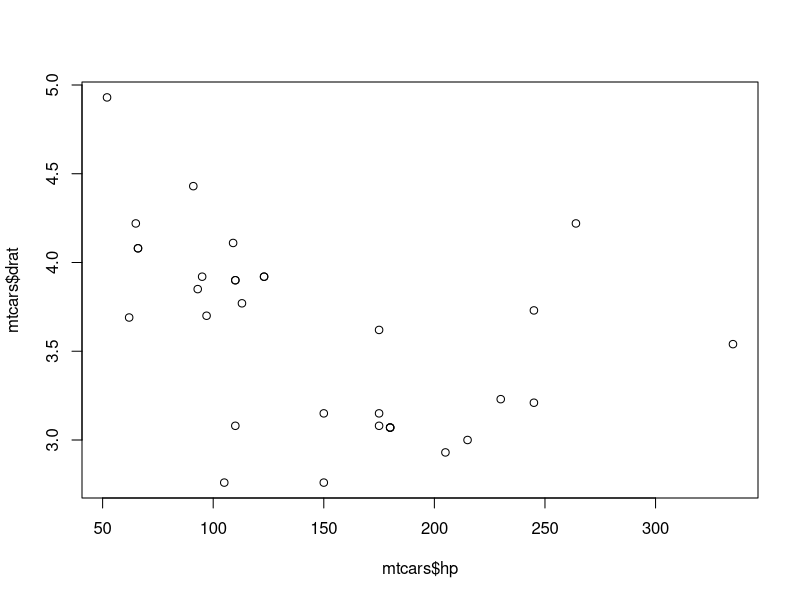

This figure's R source:
## ---- chunk 1
knitr::opts_chunk$set(echo = TRUE)
## ---- chunk 2
summary(mtcars)
## ---- chunk 3
plot(mtcars$hp,mtcars$drat)
